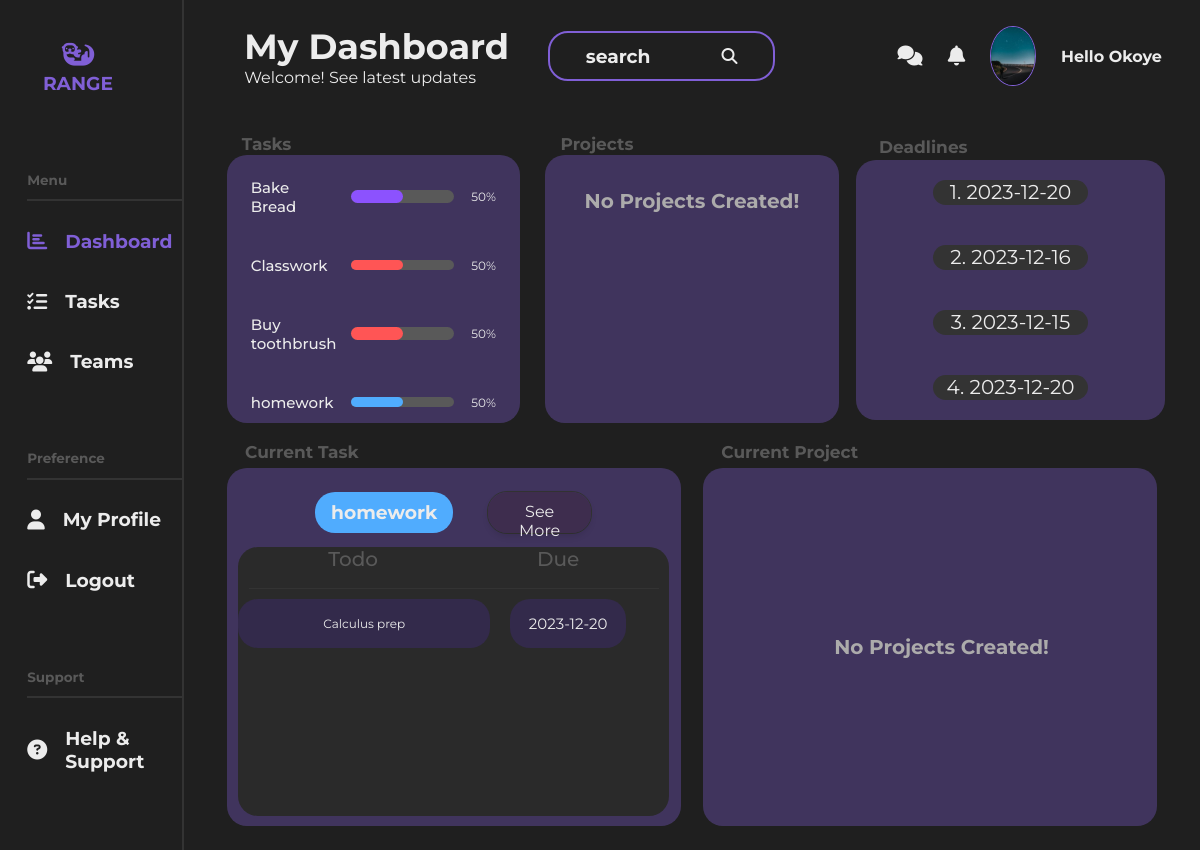
The page /dashboard (signed in) on the database its author committed.
### flaskapp/models.py (models this page shows, shortened)
class User(db.Model, UserMixin):
    id = db.Column(db.Integer, primary_key=True)
    username = db.Column(db.String(20), unique=True, nullable=False)
    email = db.Column(db.String(120), unique=True, nullable=False)
    image_file = db.Column(db.String(20), nullable=False,
                           default='default.jpg')
    password = db.Column(db.String(60), nullable=False)
    tasks = db.relationship('Task', backref='creator', lazy=True)

class Task(db.Model):
    id = db.Column(db.Integer, primary_key=True)
    title = db.Column(db.String(30), nullable=False, default='Task')
    date_created = db.Column(
        db.DateTime, nullable=False, default=datetime.utcnow)
    priority = db.Column(db.String(30), nullable=False, default='Mid')
    todo = db.Column(db.Text, nullable=False)
    date_due = db.Column(db.String(20), nullable=False, default='No due date')
    user_id = db.Column(db.Integer, db.ForeignKey('user.id'), nullable=False)

### flaskapp/routes.py (the view)
@app.route("/")
@app.route("/dashboard")
@login_required
def dashboard():
    my_tasks = Task.query.filter_by(user_id=current_user.id).all()
    image_file = url_for('static', filename='images/' +
                         current_user.image_file)
    return render_template('dashboard.html', image_file=image_file, my_tasks=my_tasks, active_page='dashboard')

### flaskapp/models.py (called while the page is built)
@login_manager.user_loader
def load_user(user_id):
    return User.query.get(int(user_id))

### flaskapp/Templates/dashboard.html (shortened to what this page needs)
{% extends "layout.html" %}
{% block mainheader %}
<section class="dashboard">
  <div class="dash-header">
    <div class="title-search">
      <div class="dash-title">
        <h2>My Dashboard</h2>
        <p>Welcome! See latest updates</p>
      </div>
      <div class="search-bar">
        <h3>search</h3>
        <i class="fa-solid fa-magnifying-glass"></i>
      </div>
    </div>
    <div class="profile-pic">
      <i class="fa-solid fa-comments"></i>
      <i class="fa-solid fa-bell"></i>
      <img src="{{ image_file }}" alt="profile picture" />
      <h4>Hello {{ current_user.username }}</h4>
    </div>
  </div>
  <div class="dash-body">
    <div class="dash-top">
      <div class="dash-tasks">
        <h2>Tasks</h2>
        <div class="progress">
          {% if my_tasks %}
          {% for task in my_tasks %}
          <div class="further-progress">
            <h3>{{ task.title }}</h3>
            <div class="shell">
              <div class="task-{{ task.priority }}"></div>
            </div>
            <p>50%</p>
          </div>
          {% endfor %}
          {% else %}
          <h4 class="no">No tasks created</h4>
          {% endif %}
        </div>
      </div>
      <div class="dash-collaborations">
        <h2>Projects</h2>
        <div class="progress">
          {% if projects %}
          {% else %}
          <h4 class="no">No Projects Created!</h4>
          {% endif %}
        </div>
      </div>
      <div class="dash-deadlines">
        <h2>Deadlines</h2>
        <div class="progress-2">
          {% for task in my_tasks %}
          <h3>{{ task.id }}. {{ task.date_due }}</h3>
          {% endfor %}
        </div>
      </div>
    </div>
    <div class="dash-bottom">
      <div class="current-task">
        <h2>Current Task</h2>
        <div class="current-progress">
          {% if my_tasks %}
        <div class="each-task">
          <div class="title-update-2">
            <div class="task-2-{{ my_tasks[-1].priority }}">
              <h3>{{ my_tasks[-1].title }}</h3>
            </div>
            <a href="{{ url_for('tasks') }}" class="updateBtn">
              <button onclick="updateForm()">See More</button>
            </a>
          </div>
          <div class="desc-due-comp">
            <div class="table-head">
              <h2>Todo</h2>
              <h2>Due</h2>
            </div>
            <div class="smallest-1">
              <p class="todd">{{ my_tasks[-1].todo }}</p>
              <h4 class="dodd">{{ my_tasks[-1].date_due }}</h4>
            </div>
          </div>
        </div>
        {% else %}
        <h4 class="no">No Current task</h4>
        {% endif %}
        </div>
      </div>
      <div class="current-project">
        <h2>Current Project</h2>
        <div class="current-progress">
          <div class="curr-proj">
            <h2 class="no">No Projects Created!</h2>
          </div>
        </div>
      </div>
    </div>
  </div>
</section>
{% endblock mainheader %}

### flaskapp/static/styles/profile.css (style rules this page uses)
* { font-family: "Montserrat", sans-serif; }
body { margin: 0; padding: 0; color: #ececec; background: #1f1f1f; }
main a { text-decoration: none; width: 70%; margin: 0; padding: 0; color: #333; }
.profile-pic { margin: 0; width: 30%; display: flex; align-items: center; justify-content: space-around; }
.profile-pic img { width: 15%; height: 57%; border-radius: 50%; border: 1px solid #805fd6; }
.profile-pic i { font-size: 20px; }

### flaskapp/static/styles/tasks.css (style rules this page uses)
* { font-family: "Montserrat", sans-serif; }
body { margin: 0; padding: 0; color: #ececec; background: #1f1f1f; }
.title-search { display: flex; flex-direction: row; justify-content: space-between; align-items: center; width: 55%; margin: 0; padding-left: 35px; }
.desc-due-comp { width: 100%; height: 79%; background: #2a2a2a; border-radius: 20px; display: flex; flex-direction: column; }
.table-head { display: flex; flex-direction: row; align-items: center; justify-content: space-around; width: 95%; height: 15%; border-bottom: 1px solid #333; align-self: center; justify-self: center; }
.table-head h2 { margin: 0; padding: 0; font-size: 20px; font-weight: 500; }
.todd { margin: 0; font-size: 12px; font-weight: 400; width: 65%; height: 90%; border-radius: 20px; background: #332a4b; display: flex; align-items: center; justify-content: center; }
.dodd { margin: 0; padding: 0; font-size: 15px; font-weight: 400; text-align: center; width: 30%; height: 90%; border-radius: 20px; background: #332a4b; display: flex; align-items: center; justify-content: center; }

### flaskapp/static/styles/support.css (style rules this page uses)
button { padding: 10px 20px; font-size: 16px; background: #805fd6; color: #fff; border: none; cursor: pointer; transition: all 0.3s ease-in-out; box-shadow: 0 4px 6px rgba(0, 0, 0, 0.1); border-radius: 5px; }

### rows shown on the page
User: username "Okoye"
Task: title "Bake Bread", id "1", date_due "2023-12-20"
Task: title "Classwork", id "2", date_due "2023-12-16"
Task: title "Buy toothbrush", id "3", date_due "2023-12-15"
Task: title "homework", id "4", date_due "2023-12-20", todo "Calculus prep"
